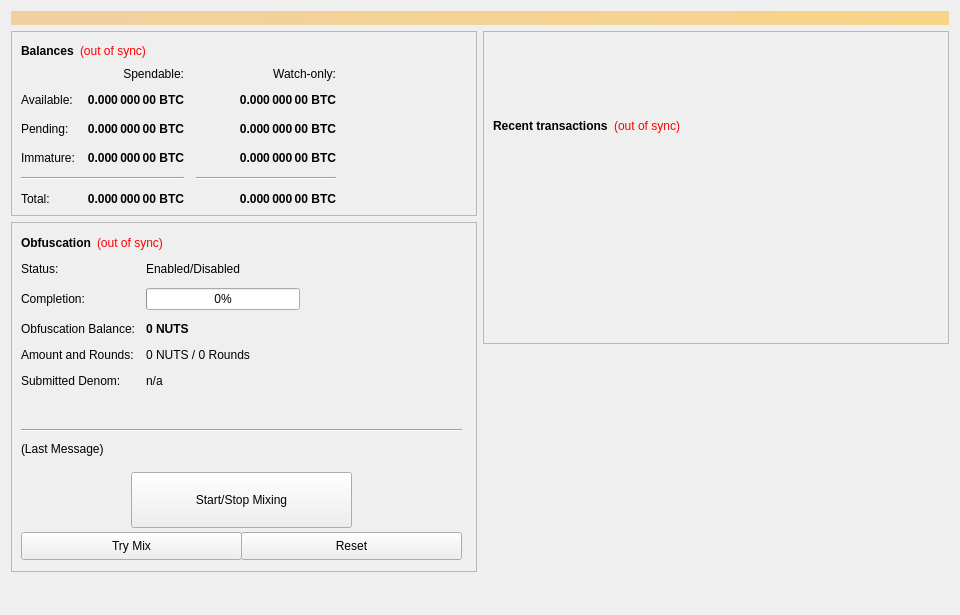
<?xml version="1.0" encoding="UTF-8"?>
<ui version="4.0">
 <class>OverviewPage</class>
 <widget class="QWidget" name="OverviewPage">
  <property name="geometry">
   <rect>
    <x>0</x>
    <y>0</y>
    <width>960</width>
    <height>615</height>
   </rect>
  </property>
  <property name="minimumSize">
   <size>
    <width>960</width>
    <height>0</height>
   </size>
  </property>
  <property name="windowTitle">
   <string>Form</string>
  </property>
  <layout class="QVBoxLayout" name="topLayout">
   <item>
    <widget class="QLabel" name="labelAlerts">
     <property name="visible">
      <bool>false</bool>
     </property>
     <property name="styleSheet">
      <string notr="true">background-color: qlineargradient(x1: 0, y1: 0, x2: 1, y2: 0, stop:0 #F0D0A0, stop:1 #F8D488); color:#000000;</string>
     </property>
     <property name="wordWrap">
      <bool>true</bool>
     </property>
     <property name="margin">
      <number>3</number>
     </property>
    </widget>
   </item>
   <item>
    <layout class="QHBoxLayout" name="horizontalLayout" stretch="1,1">
     <item>
      <layout class="QVBoxLayout" name="verticalLayout_2">
       <item>
        <widget class="QFrame" name="frame">
         <property name="frameShape">
          <enum>QFrame::StyledPanel</enum>
         </property>
         <property name="frameShadow">
          <enum>QFrame::Raised</enum>
         </property>
         <layout class="QVBoxLayout" name="verticalLayout_4">
          <item>
           <layout class="QHBoxLayout" name="horizontalLayout_4">
            <item>
             <widget class="QLabel" name="label_5">
              <property name="font">
               <font>
                <weight>75</weight>
                <bold>true</bold>
               </font>
              </property>
              <property name="text">
               <string>Balances</string>
              </property>
             </widget>
            </item>
            <item>
             <widget class="QLabel" name="labelWalletStatus">
              <property name="cursor">
               <cursorShape>WhatsThisCursor</cursorShape>
              </property>
              <property name="toolTip">
               <string>The displayed information may be out of date. Your wallet automatically synchronizes with the NUTS network after a connection is established, but this process has not completed yet.</string>
              </property>
              <property name="styleSheet">
               <string notr="true">QLabel { color: red; }</string>
              </property>
              <property name="text">
               <string notr="true">(out of sync)</string>
              </property>
              <property name="alignment">
               <set>Qt::AlignLeading|Qt::AlignLeft|Qt::AlignVCenter</set>
              </property>
             </widget>
            </item>
            <item>
             <spacer name="horizontalSpacer_3">
              <property name="orientation">
               <enum>Qt::Horizontal</enum>
              </property>
              <property name="sizeHint" stdset="0">
               <size>
                <width>40</width>
                <height>20</height>
               </size>
              </property>
             </spacer>
            </item>
           </layout>
          </item>
          <item>
           <layout class="QGridLayout" name="gridLayout">
            <property name="spacing">
             <number>12</number>
            </property>
            <item row="2" column="2">
             <widget class="QLabel" name="labelWatchPending">
              <property name="font">
               <font>
                <weight>75</weight>
                <bold>true</bold>
               </font>
              </property>
              <property name="cursor">
               <cursorShape>IBeamCursor</cursorShape>
              </property>
              <property name="toolTip">
               <string>Unconfirmed transactions to watch-only addresses</string>
              </property>
              <property name="text">
               <string notr="true">0.000 000 00 BTC</string>
              </property>
              <property name="alignment">
               <set>Qt::AlignRight|Qt::AlignTrailing|Qt::AlignVCenter</set>
              </property>
              <property name="textInteractionFlags">
               <set>Qt::LinksAccessibleByMouse|Qt::TextSelectableByKeyboard|Qt::TextSelectableByMouse</set>
              </property>
             </widget>
            </item>
            <item row="2" column="1">
             <widget class="QLabel" name="labelUnconfirmed">
              <property name="font">
               <font>
                <weight>75</weight>
                <bold>true</bold>
               </font>
              </property>
              <property name="cursor">
               <cursorShape>IBeamCursor</cursorShape>
              </property>
              <property name="toolTip">
               <string>Total of transactions that have yet to be confirmed, and do not yet count toward the spendable balance</string>
              </property>
              <property name="text">
               <string notr="true">0.000 000 00 BTC</string>
              </property>
              <property name="alignment">
               <set>Qt::AlignRight|Qt::AlignTrailing|Qt::AlignVCenter</set>
              </property>
              <property name="textInteractionFlags">
               <set>Qt::LinksAccessibleByMouse|Qt::TextSelectableByKeyboard|Qt::TextSelectableByMouse</set>
              </property>
             </widget>
            </item>
            <item row="3" column="2">
             <widget class="QLabel" name="labelWatchImmature">
              <property name="font">
               <font>
                <weight>75</weight>
                <bold>true</bold>
               </font>
              </property>
              <property name="cursor">
               <cursorShape>IBeamCursor</cursorShape>
              </property>
              <property name="toolTip">
               <string>Staked or masternode rewards in watch-only addresses that has not yet matured</string>
              </property>
              <property name="text">
               <string notr="true">0.000 000 00 BTC</string>
              </property>
              <property name="alignment">
               <set>Qt::AlignRight|Qt::AlignTrailing|Qt::AlignVCenter</set>
              </property>
              <property name="textInteractionFlags">
               <set>Qt::LinksAccessibleByMouse|Qt::TextSelectableByKeyboard|Qt::TextSelectableByMouse</set>
              </property>
             </widget>
            </item>
            <item row="4" column="0" colspan="2">
             <widget class="Line" name="lineSpendableBalance">
              <property name="orientation">
               <enum>Qt::Horizontal</enum>
              </property>
             </widget>
            </item>
            <item row="4" column="2">
             <widget class="Line" name="lineWatchBalance">
              <property name="sizePolicy">
               <sizepolicy hsizetype="Preferred" vsizetype="Fixed">
                <horstretch>0</horstretch>
                <verstretch>0</verstretch>
               </sizepolicy>
              </property>
              <property name="minimumSize">
               <size>
                <width>140</width>
                <height>0</height>
               </size>
              </property>
              <property name="orientation">
               <enum>Qt::Horizontal</enum>
              </property>
             </widget>
            </item>
            <item row="5" column="0">
             <widget class="QLabel" name="labelTotalText">
              <property name="text">
               <string>Total:</string>
              </property>
             </widget>
            </item>
            <item row="3" column="1">
             <widget class="QLabel" name="labelImmature">
              <property name="font">
               <font>
                <weight>75</weight>
                <bold>true</bold>
               </font>
              </property>
              <property name="cursor">
               <cursorShape>IBeamCursor</cursorShape>
              </property>
              <property name="toolTip">
               <string>Staked or masternode rewards that has not yet matured</string>
              </property>
              <property name="text">
               <string notr="true">0.000 000 00 BTC</string>
              </property>
              <property name="alignment">
               <set>Qt::AlignRight|Qt::AlignTrailing|Qt::AlignVCenter</set>
              </property>
              <property name="textInteractionFlags">
               <set>Qt::LinksAccessibleByMouse|Qt::TextSelectableByKeyboard|Qt::TextSelectableByMouse</set>
              </property>
             </widget>
            </item>
            <item row="2" column="3">
             <spacer name="horizontalSpacer_2">
              <property name="orientation">
               <enum>Qt::Horizontal</enum>
              </property>
              <property name="sizeHint" stdset="0">
               <size>
                <width>40</width>
                <height>20</height>
               </size>
              </property>
             </spacer>
            </item>
            <item row="3" column="0">
             <widget class="QLabel" name="labelImmatureText">
              <property name="text">
               <string>Immature:</string>
              </property>
             </widget>
            </item>
            <item row="5" column="1">
             <widget class="QLabel" name="labelTotal">
              <property name="font">
               <font>
                <weight>75</weight>
                <bold>true</bold>
               </font>
              </property>
              <property name="cursor">
               <cursorShape>IBeamCursor</cursorShape>
              </property>
              <property name="toolTip">
               <string>Your current total balance</string>
              </property>
              <property name="text">
               <string notr="true">0.000 000 00 BTC</string>
              </property>
              <property name="alignment">
               <set>Qt::AlignRight|Qt::AlignTrailing|Qt::AlignVCenter</set>
              </property>
              <property name="textInteractionFlags">
               <set>Qt::LinksAccessibleByMouse|Qt::TextSelectableByKeyboard|Qt::TextSelectableByMouse</set>
              </property>
             </widget>
            </item>
            <item row="5" column="2">
             <widget class="QLabel" name="labelWatchTotal">
              <property name="font">
               <font>
                <weight>75</weight>
                <bold>true</bold>
               </font>
              </property>
              <property name="cursor">
               <cursorShape>IBeamCursor</cursorShape>
              </property>
              <property name="toolTip">
               <string>Current total balance in watch-only addresses</string>
              </property>
              <property name="text">
               <string notr="true">0.000 000 00 BTC</string>
              </property>
              <property name="alignment">
               <set>Qt::AlignRight|Qt::AlignTrailing|Qt::AlignVCenter</set>
              </property>
              <property name="textInteractionFlags">
               <set>Qt::LinksAccessibleByMouse|Qt::TextSelectableByKeyboard|Qt::TextSelectableByMouse</set>
              </property>
             </widget>
            </item>
            <item row="0" column="2">
             <widget class="QLabel" name="labelWatchonly">
              <property name="text">
               <string>Watch-only:</string>
              </property>
              <property name="alignment">
               <set>Qt::AlignRight|Qt::AlignTrailing|Qt::AlignVCenter</set>
              </property>
             </widget>
            </item>
            <item row="1" column="0">
             <widget class="QLabel" name="labelBalanceText">
              <property name="text">
               <string>Available:</string>
              </property>
             </widget>
            </item>
            <item row="1" column="1">
             <widget class="QLabel" name="labelBalance">
              <property name="font">
               <font>
                <weight>75</weight>
                <bold>true</bold>
               </font>
              </property>
              <property name="cursor">
               <cursorShape>IBeamCursor</cursorShape>
              </property>
              <property name="toolTip">
               <string>Your current spendable balance</string>
              </property>
              <property name="text">
               <string notr="true">0.000 000 00 BTC</string>
              </property>
              <property name="alignment">
               <set>Qt::AlignRight|Qt::AlignTrailing|Qt::AlignVCenter</set>
              </property>
              <property name="textInteractionFlags">
               <set>Qt::LinksAccessibleByMouse|Qt::TextSelectableByKeyboard|Qt::TextSelectableByMouse</set>
              </property>
             </widget>
            </item>
            <item row="1" column="2">
             <widget class="QLabel" name="labelWatchAvailable">
              <property name="font">
               <font>
                <weight>75</weight>
                <bold>true</bold>
               </font>
              </property>
              <property name="cursor">
               <cursorShape>IBeamCursor</cursorShape>
              </property>
              <property name="toolTip">
               <string>Your current balance in watch-only addresses</string>
              </property>
              <property name="text">
               <string notr="true">0.000 000 00 BTC</string>
              </property>
              <property name="alignment">
               <set>Qt::AlignRight|Qt::AlignTrailing|Qt::AlignVCenter</set>
              </property>
              <property name="textInteractionFlags">
               <set>Qt::LinksAccessibleByMouse|Qt::TextSelectableByKeyboard|Qt::TextSelectableByMouse</set>
              </property>
             </widget>
            </item>
            <item row="2" column="0">
             <widget class="QLabel" name="labelPendingText">
              <property name="text">
               <string>Pending:</string>
              </property>
             </widget>
            </item>
            <item row="0" column="1">
             <widget class="QLabel" name="labelSpendable">
              <property name="text">
               <string>Spendable:</string>
              </property>
              <property name="alignment">
               <set>Qt::AlignRight|Qt::AlignTrailing|Qt::AlignVCenter</set>
              </property>
             </widget>
            </item>
           </layout>
          </item>
         </layout>
        </widget>
       </item>
       <item>
        <widget class="QFrame" name="frameObfuscation">
         <property name="minimumSize">
          <size>
           <width>0</width>
           <height>350</height>
          </size>
         </property>
         <property name="layoutDirection">
          <enum>Qt::LeftToRight</enum>
         </property>
         <property name="frameShape">
          <enum>QFrame::StyledPanel</enum>
         </property>
         <property name="frameShadow">
          <enum>QFrame::Raised</enum>
         </property>
         <widget class="QWidget" name="formLayoutWidget">
          <property name="geometry">
           <rect>
            <x>10</x>
            <y>40</y>
            <width>451</width>
            <height>161</height>
           </rect>
          </property>
          <layout class="QFormLayout" name="formLayout">
           <property name="fieldGrowthPolicy">
            <enum>QFormLayout::AllNonFixedFieldsGrow</enum>
           </property>
           <property name="horizontalSpacing">
            <number>11</number>
           </property>
           <property name="verticalSpacing">
            <number>12</number>
           </property>
           <item row="0" column="0">
            <widget class="QLabel" name="label_6">
             <property name="text">
              <string>Status:</string>
             </property>
            </widget>
           </item>
           <item row="1" column="0">
            <widget class="QLabel" name="label_7">
             <property name="text">
              <string>Completion:</string>
             </property>
            </widget>
           </item>
           <item row="1" column="1">
            <widget class="QProgressBar" name="obfuscationProgress">
             <property name="maximumSize">
              <size>
               <width>154</width>
               <height>16777215</height>
              </size>
             </property>
             <property name="value">
              <number>0</number>
             </property>
            </widget>
           </item>
           <item row="2" column="0">
            <widget class="QLabel" name="labelAnonymizedText">
             <property name="text">
              <string>Obfuscation Balance:</string>
             </property>
            </widget>
           </item>
           <item row="2" column="1">
            <widget class="QLabel" name="labelAnonymized">
             <property name="font">
              <font>
               <weight>75</weight>
               <bold>true</bold>
              </font>
             </property>
             <property name="text">
              <string notr="true">0 NUTS</string>
             </property>
            </widget>
           </item>
           <item row="3" column="0">
            <widget class="QLabel" name="label_8">
             <property name="text">
              <string>Amount and Rounds:</string>
             </property>
            </widget>
           </item>
           <item row="3" column="1">
            <widget class="QLabel" name="labelAmountRounds">
             <property name="text">
              <string>0 NUTS / 0 Rounds</string>
             </property>
            </widget>
           </item>
           <item row="4" column="0">
            <widget class="QLabel" name="label_9">
             <property name="text">
              <string>Submitted Denom:</string>
             </property>
            </widget>
           </item>
           <item row="4" column="1">
            <widget class="QLabel" name="labelSubmittedDenom">
             <property name="toolTip">
              <string>The denominations you submitted to the Masternode.&lt;br&gt;To mix, other users must submit the exact same denominations.</string>
             </property>
             <property name="text">
              <string>n/a</string>
             </property>
            </widget>
           </item>
           <item row="0" column="1">
            <widget class="QLabel" name="obfuscationEnabled">
             <property name="text">
              <string>Enabled/Disabled</string>
             </property>
            </widget>
           </item>
          </layout>
         </widget>
         <widget class="QPushButton" name="runAutoDenom">
          <property name="geometry">
           <rect>
            <x>251</x>
            <y>17</y>
            <width>1</width>
            <height>1</height>
           </rect>
          </property>
          <property name="palette">
           <palette>
            <active>
             <colorrole role="WindowText">
              <brush brushstyle="SolidPattern">
               <color alpha="255">
                <red>0</red>
                <green>0</green>
                <blue>0</blue>
               </color>
              </brush>
             </colorrole>
             <colorrole role="Button">
              <brush brushstyle="SolidPattern">
               <color alpha="255">
                <red>239</red>
                <green>238</green>
                <blue>238</blue>
               </color>
              </brush>
             </colorrole>
             <colorrole role="Light">
              <brush brushstyle="SolidPattern">
               <color alpha="255">
                <red>255</red>
                <green>255</green>
                <blue>255</blue>
               </color>
              </brush>
             </colorrole>
             <colorrole role="Midlight">
              <brush brushstyle="SolidPattern">
               <color alpha="255">
                <red>247</red>
                <green>246</green>
                <blue>246</blue>
               </color>
              </brush>
             </colorrole>
             <colorrole role="Dark">
              <brush brushstyle="SolidPattern">
               <color alpha="255">
                <red>119</red>
                <green>119</green>
                <blue>119</blue>
               </color>
              </brush>
             </colorrole>
             <colorrole role="Mid">
              <brush brushstyle="SolidPattern">
               <color alpha="255">
                <red>159</red>
                <green>159</green>
                <blue>159</blue>
               </color>
              </brush>
             </colorrole>
             <colorrole role="Text">
              <brush brushstyle="SolidPattern">
               <color alpha="255">
                <red>0</red>
                <green>0</green>
                <blue>0</blue>
               </color>
              </brush>
             </colorrole>
             <colorrole role="BrightText">
              <brush brushstyle="SolidPattern">
               <color alpha="255">
                <red>255</red>
                <green>255</green>
                <blue>255</blue>
               </color>
              </brush>
             </colorrole>
             <colorrole role="ButtonText">
              <brush brushstyle="SolidPattern">
               <color alpha="255">
                <red>0</red>
                <green>0</green>
                <blue>0</blue>
               </color>
              </brush>
             </colorrole>
             <colorrole role="Base">
              <brush brushstyle="SolidPattern">
               <color alpha="255">
                <red>255</red>
                <green>255</green>
                <blue>255</blue>
               </color>
              </brush>
             </colorrole>
             <colorrole role="Window">
              <brush brushstyle="SolidPattern">
               <color alpha="255">
                <red>239</red>
                <green>238</green>
                <blue>238</blue>
               </color>
              </brush>
             </colorrole>
             <colorrole role="Shadow">
              <brush brushstyle="SolidPattern">
               <color alpha="255">
                <red>0</red>
                <green>0</green>
                <blue>0</blue>
               </color>
              </brush>
             </colorrole>
             <colorrole role="AlternateBase">
              <brush brushstyle="SolidPattern">
               <color alpha="255">
                <red>247</red>
                <green>246</green>
                <blue>246</blue>
               </color>
              </brush>
             </colorrole>
             <colorrole role="ToolTipBase">
              <brush brushstyle="SolidPattern">
               <color alpha="255">
                <red>255</red>
                <green>255</green>
                <blue>220</blue>
               </color>
              </brush>
             </colorrole>
             <colorrole role="ToolTipText">
              <brush brushstyle="SolidPattern">
               <color alpha="255">
                <red>0</red>
                <green>0</green>
                <blue>0</blue>
               </color>
              </brush>
             </colorrole>
            </active>
            <inactive>
             <colorrole role="WindowText">
              <brush brushstyle="SolidPattern">
               <color alpha="255">
                <red>0</red>
                <green>0</green>
                <blue>0</blue>
               </color>
              </brush>
             </colorrole>
             <colorrole role="Button">
              <brush brushstyle="SolidPattern">
               <color alpha="255">
                <red>239</red>
                <green>238</green>
                <blue>238</blue>
               </color>
              </brush>
             </colorrole>
             <colorrole role="Light">
              <brush brushstyle="SolidPattern">
               <color alpha="255">
                <red>255</red>
                <green>255</green>
                <blue>255</blue>
               </color>
              </brush>
             </colorrole>
             <colorrole role="Midlight">
              <brush brushstyle="SolidPattern">
               <color alpha="255">
                <red>247</red>
                <green>246</green>
                <blue>246</blue>
               </color>
              </brush>
             </colorrole>
             <colorrole role="Dark">
              <brush brushstyle="SolidPattern">
               <color alpha="255">
                <red>119</red>
                <green>119</green>
                <blue>119</blue>
               </color>
              </brush>
             </colorrole>
             <colorrole role="Mid">
              <brush brushstyle="SolidPattern">
               <color alpha="255">
                <red>159</red>
                <green>159</green>
                <blue>159</blue>
               </color>
              </brush>
             </colorrole>
             <colorrole role="Text">
              <brush brushstyle="SolidPattern">
               <color alpha="255">
                <red>0</red>
                <green>0</green>
                <blue>0</blue>
               </color>
              </brush>
             </colorrole>
             <colorrole role="BrightText">
              <brush brushstyle="SolidPattern">
               <color alpha="255">
                <red>255</red>
                <green>255</green>
                <blue>255</blue>
               </color>
              </brush>
             </colorrole>
             <colorrole role="ButtonText">
              <brush brushstyle="SolidPattern">
               <color alpha="255">
                <red>0</red>
                <green>0</green>
                <blue>0</blue>
               </color>
              </brush>
             </colorrole>
             <colorrole role="Base">
              <brush brushstyle="SolidPattern">
               <color alpha="255">
                <red>255</red>
                <green>255</green>
                <blue>255</blue>
               </color>
              </brush>
             </colorrole>
             <colorrole role="Window">
              <brush brushstyle="SolidPattern">
               <color alpha="255">
                <red>239</red>
                <green>238</green>
                <blue>238</blue>
               </color>
              </brush>
             </colorrole>
             <colorrole role="Shadow">
              <brush brushstyle="SolidPattern">
               <color alpha="255">
                <red>0</red>
                <green>0</green>
                <blue>0</blue>
               </color>
              </brush>
             </colorrole>
             <colorrole role="AlternateBase">
              <brush brushstyle="SolidPattern">
               <color alpha="255">
                <red>247</red>
                <green>246</green>
                <blue>246</blue>
               </color>
              </brush>
             </colorrole>
             <colorrole role="ToolTipBase">
              <brush brushstyle="SolidPattern">
               <color alpha="255">
                <red>255</red>
                <green>255</green>
                <blue>220</blue>
               </color>
              </brush>
             </colorrole>
             <colorrole role="ToolTipText">
              <brush brushstyle="SolidPattern">
               <color alpha="255">
                <red>0</red>
                <green>0</green>
                <blue>0</blue>
               </color>
              </brush>
             </colorrole>
            </inactive>
            <disabled>
             <colorrole role="WindowText">
              <brush brushstyle="SolidPattern">
               <color alpha="255">
                <red>119</red>
                <green>119</green>
                <blue>119</blue>
               </color>
              </brush>
             </colorrole>
             <colorrole role="Button">
              <brush brushstyle="SolidPattern">
               <color alpha="255">
                <red>239</red>
                <green>238</green>
                <blue>238</blue>
               </color>
              </brush>
             </colorrole>
             <colorrole role="Light">
              <brush brushstyle="SolidPattern">
               <color alpha="255">
                <red>255</red>
                <green>255</green>
                <blue>255</blue>
               </color>
              </brush>
             </colorrole>
             <colorrole role="Midlight">
              <brush brushstyle="SolidPattern">
               <color alpha="255">
                <red>247</red>
                <green>246</green>
                <blue>246</blue>
               </color>
              </brush>
             </colorrole>
             <colorrole role="Dark">
              <brush brushstyle="SolidPattern">
               <color alpha="255">
                <red>119</red>
                <green>119</green>
                <blue>119</blue>
               </color>
              </brush>
             </colorrole>
             <colorrole role="Mid">
              <brush brushstyle="SolidPattern">
               <color alpha="255">
                <red>159</red>
                <green>159</green>
                <blue>159</blue>
               </color>
              </brush>
             </colorrole>
             <colorrole role="Text">
              <brush brushstyle="SolidPattern">
               <color alpha="255">
                <red>119</red>
                <green>119</green>
                <blue>119</blue>
               </color>
              </brush>
             </colorrole>
             <colorrole role="BrightText">
              <brush brushstyle="SolidPattern">
               <color alpha="255">
                <red>255</red>
                <green>255</green>
                <blue>255</blue>
               </color>
              </brush>
             </colorrole>
             <colorrole role="ButtonText">
              <brush brushstyle="SolidPattern">
               <color alpha="255">
                <red>119</red>
                <green>119</green>
                <blue>119</blue>
               </color>
              </brush>
             </colorrole>
             <colorrole role="Base">
              <brush brushstyle="SolidPattern">
               <color alpha="255">
                <red>239</red>
                <green>238</green>
                <blue>238</blue>
               </color>
              </brush>
             </colorrole>
             <colorrole role="Window">
              <brush brushstyle="SolidPattern">
               <color alpha="255">
                <red>239</red>
                <green>238</green>
                <blue>238</blue>
               </color>
              </brush>
             </colorrole>
             <colorrole role="Shadow">
              <brush brushstyle="SolidPattern">
               <color alpha="255">
                <red>0</red>
                <green>0</green>
                <blue>0</blue>
               </color>
              </brush>
             </colorrole>
             <colorrole role="AlternateBase">
              <brush brushstyle="SolidPattern">
               <color alpha="255">
                <red>239</red>
                <green>238</green>
                <blue>238</blue>
               </color>
              </brush>
             </colorrole>
             <colorrole role="ToolTipBase">
              <brush brushstyle="SolidPattern">
               <color alpha="255">
                <red>255</red>
                <green>255</green>
                <blue>220</blue>
               </color>
              </brush>
             </colorrole>
             <colorrole role="ToolTipText">
              <brush brushstyle="SolidPattern">
               <color alpha="255">
                <red>0</red>
                <green>0</green>
                <blue>0</blue>
               </color>
              </brush>
             </colorrole>
            </disabled>
           </palette>
          </property>
          <property name="focusPolicy">
           <enum>Qt::NoFocus</enum>
          </property>
          <property name="autoFillBackground">
           <bool>true</bool>
          </property>
          <property name="text">
           <string/>
          </property>
          <property name="flat">
           <bool>true</bool>
          </property>
         </widget>
         <widget class="QPushButton" name="toggleObfuscation">
          <property name="geometry">
           <rect>
            <x>120</x>
            <y>250</y>
            <width>221</width>
            <height>56</height>
           </rect>
          </property>
          <property name="sizePolicy">
           <sizepolicy hsizetype="MinimumExpanding" vsizetype="Fixed">
            <horstretch>0</horstretch>
            <verstretch>0</verstretch>
           </sizepolicy>
          </property>
          <property name="text">
           <string>Start/Stop Mixing</string>
          </property>
         </widget>
         <widget class="Line" name="lineLastMessage">
          <property name="geometry">
           <rect>
            <x>10</x>
            <y>200</y>
            <width>441</width>
            <height>16</height>
           </rect>
          </property>
          <property name="orientation">
           <enum>Qt::Horizontal</enum>
          </property>
         </widget>
         <widget class="QLabel" name="obfuscationStatus">
          <property name="geometry">
           <rect>
            <x>10</x>
            <y>220</y>
            <width>451</width>
            <height>61</height>
           </rect>
          </property>
          <property name="minimumSize">
           <size>
            <width>288</width>
            <height>43</height>
           </size>
          </property>
          <property name="text">
           <string>(Last Message)</string>
          </property>
          <property name="alignment">
           <set>Qt::AlignLeading|Qt::AlignLeft|Qt::AlignTop</set>
          </property>
          <property name="wordWrap">
           <bool>true</bool>
          </property>
         </widget>
         <widget class="QPushButton" name="obfuscationAuto">
          <property name="geometry">
           <rect>
            <x>10</x>
            <y>310</y>
            <width>221</width>
            <height>28</height>
           </rect>
          </property>
          <property name="sizePolicy">
           <sizepolicy hsizetype="MinimumExpanding" vsizetype="Fixed">
            <horstretch>0</horstretch>
            <verstretch>0</verstretch>
           </sizepolicy>
          </property>
          <property name="toolTip">
           <string>Try to manually submit a Obfuscation request.</string>
          </property>
          <property name="text">
           <string>Try Mix</string>
          </property>
         </widget>
         <widget class="QPushButton" name="obfuscationReset">
          <property name="geometry">
           <rect>
            <x>230</x>
            <y>310</y>
            <width>221</width>
            <height>28</height>
           </rect>
          </property>
          <property name="sizePolicy">
           <sizepolicy hsizetype="MinimumExpanding" vsizetype="Fixed">
            <horstretch>0</horstretch>
            <verstretch>0</verstretch>
           </sizepolicy>
          </property>
          <property name="toolTip">
           <string>Reset the current status of Obfuscation (can interrupt Obfuscation if it's in the process of Mixing, which can cost you money!)</string>
          </property>
          <property name="autoFillBackground">
           <bool>false</bool>
          </property>
          <property name="text">
           <string>Reset</string>
          </property>
         </widget>
         <widget class="QWidget" name="layoutWidget">
          <property name="geometry">
           <rect>
            <x>10</x>
            <y>10</y>
            <width>431</width>
            <height>22</height>
           </rect>
          </property>
          <layout class="QHBoxLayout" name="horizontalLayout_5">
           <item>
            <widget class="QLabel" name="label_2">
             <property name="font">
              <font>
               <weight>75</weight>
               <bold>true</bold>
              </font>
             </property>
             <property name="text">
              <string>Obfuscation</string>
             </property>
            </widget>
           </item>
           <item>
            <widget class="QLabel" name="labelObfuscationSyncStatus">
             <property name="toolTip">
              <string>The displayed information may be out of date. Your wallet automatically synchronizes with the NUTS network after a connection is established, but this process has not completed yet.</string>
             </property>
             <property name="styleSheet">
              <string notr="true">QLabel { color: red; }</string>
             </property>
             <property name="text">
              <string notr="true">(out of sync)</string>
             </property>
             <property name="alignment">
              <set>Qt::AlignLeading|Qt::AlignLeft|Qt::AlignVCenter</set>
             </property>
            </widget>
           </item>
           <item>
            <spacer name="horizontalSpacer_4">
             <property name="orientation">
              <enum>Qt::Horizontal</enum>
             </property>
             <property name="sizeHint" stdset="0">
              <size>
               <width>40</width>
               <height>20</height>
              </size>
             </property>
            </spacer>
           </item>
          </layout>
         </widget>
        </widget>
       </item>
       <item>
        <spacer name="verticalSpacer">
         <property name="orientation">
          <enum>Qt::Vertical</enum>
         </property>
         <property name="sizeHint" stdset="0">
          <size>
           <width>20</width>
           <height>40</height>
          </size>
         </property>
        </spacer>
       </item>
      </layout>
     </item>
     <item>
      <layout class="QVBoxLayout" name="verticalLayout_3">
       <item>
        <widget class="QFrame" name="frame_2">
         <property name="frameShape">
          <enum>QFrame::StyledPanel</enum>
         </property>
         <property name="frameShadow">
          <enum>QFrame::Raised</enum>
         </property>
         <layout class="QVBoxLayout" name="verticalLayout">
          <item>
           <spacer name="verticalSpacer_3">
            <property name="orientation">
             <enum>Qt::Vertical</enum>
            </property>
            <property name="sizeType">
             <enum>QSizePolicy::Fixed</enum>
            </property>
            <property name="sizeHint" stdset="0">
             <size>
              <width>20</width>
              <height>75</height>
             </size>
            </property>
           </spacer>
          </item>
          <item>
           <layout class="QHBoxLayout" name="horizontalLayout_2">
            <item>
             <widget class="QLabel" name="label_4">
              <property name="font">
               <font>
                <weight>75</weight>
                <bold>true</bold>
               </font>
              </property>
              <property name="text">
               <string>Recent transactions</string>
              </property>
             </widget>
            </item>
            <item>
             <widget class="QLabel" name="labelTransactionsStatus">
              <property name="cursor">
               <cursorShape>WhatsThisCursor</cursorShape>
              </property>
              <property name="toolTip">
               <string>The displayed information may be out of date. Your wallet automatically synchronizes with the NUTS network after a connection is established, but this process has not completed yet.</string>
              </property>
              <property name="styleSheet">
               <string notr="true">QLabel { color: red; }</string>
              </property>
              <property name="text">
               <string notr="true">(out of sync)</string>
              </property>
              <property name="alignment">
               <set>Qt::AlignRight|Qt::AlignTrailing|Qt::AlignVCenter</set>
              </property>
             </widget>
            </item>
            <item>
             <spacer name="horizontalSpacer">
              <property name="orientation">
               <enum>Qt::Horizontal</enum>
              </property>
              <property name="sizeHint" stdset="0">
               <size>
                <width>40</width>
                <height>20</height>
               </size>
              </property>
             </spacer>
            </item>
           </layout>
          </item>
          <item>
           <widget class="QListView" name="listTransactions">
            <property name="styleSheet">
             <string notr="true">QListView { background: transparent; }</string>
            </property>
            <property name="frameShape">
             <enum>QFrame::NoFrame</enum>
            </property>
            <property name="verticalScrollBarPolicy">
             <enum>Qt::ScrollBarAlwaysOff</enum>
            </property>
            <property name="horizontalScrollBarPolicy">
             <enum>Qt::ScrollBarAlwaysOff</enum>
            </property>
            <property name="selectionMode">
             <enum>QAbstractItemView::NoSelection</enum>
            </property>
           </widget>
          </item>
         </layout>
        </widget>
       </item>
       <item>
        <spacer name="verticalSpacer_2">
         <property name="orientation">
          <enum>Qt::Vertical</enum>
         </property>
         <property name="sizeType">
          <enum>QSizePolicy::Expanding</enum>
         </property>
         <property name="sizeHint" stdset="0">
          <size>
           <width>20</width>
           <height>40</height>
          </size>
         </property>
        </spacer>
       </item>
      </layout>
     </item>
    </layout>
   </item>
  </layout>
 </widget>
 <resources/>
 <connections/>
</ui>
